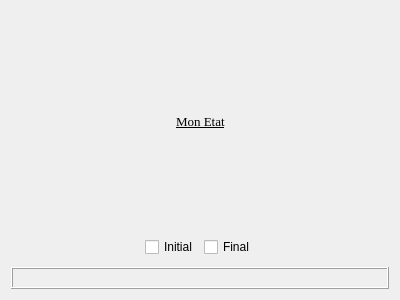
<?xml version="1.0" encoding="UTF-8"?>
<ui version="4.0">
 <class>etatRight</class>
 <widget class="QWidget" name="etatRight">
  <property name="geometry">
   <rect>
    <x>0</x>
    <y>0</y>
    <width>400</width>
    <height>300</height>
   </rect>
  </property>
  <property name="minimumSize">
   <size>
    <width>0</width>
    <height>200</height>
   </size>
  </property>
  <property name="windowTitle">
   <string>Form</string>
  </property>
  <layout class="QHBoxLayout" name="horizontalLayout">
   <item>
    <layout class="QVBoxLayout" name="verticalLayout">
     <item>
      <layout class="QHBoxLayout" name="horizontalLayout_3">
       <item>
        <spacer name="horizontalSpacer">
         <property name="orientation">
          <enum>Qt::Horizontal</enum>
         </property>
         <property name="sizeHint" stdset="0">
          <size>
           <width>40</width>
           <height>20</height>
          </size>
         </property>
        </spacer>
       </item>
       <item>
        <widget class="QLabel" name="label">
         <property name="font">
          <font>
           <family>Times New Roman</family>
           <pointsize>10</pointsize>
           <weight>50</weight>
           <italic>false</italic>
           <bold>false</bold>
           <underline>true</underline>
           <strikeout>false</strikeout>
          </font>
         </property>
         <property name="text">
          <string>Mon Etat</string>
         </property>
        </widget>
       </item>
       <item>
        <spacer name="horizontalSpacer_2">
         <property name="orientation">
          <enum>Qt::Horizontal</enum>
         </property>
         <property name="sizeHint" stdset="0">
          <size>
           <width>40</width>
           <height>20</height>
          </size>
         </property>
        </spacer>
       </item>
      </layout>
     </item>
     <item>
      <layout class="QHBoxLayout" name="horizontalLayout_2">
       <item>
        <spacer name="horizontalSpacer_3">
         <property name="orientation">
          <enum>Qt::Horizontal</enum>
         </property>
         <property name="sizeHint" stdset="0">
          <size>
           <width>40</width>
           <height>20</height>
          </size>
         </property>
        </spacer>
       </item>
       <item>
        <widget class="QCheckBox" name="checkBox_2">
         <property name="text">
          <string>Initial</string>
         </property>
        </widget>
       </item>
       <item>
        <widget class="QCheckBox" name="checkBox">
         <property name="text">
          <string>Final</string>
         </property>
        </widget>
       </item>
       <item>
        <spacer name="horizontalSpacer_4">
         <property name="orientation">
          <enum>Qt::Horizontal</enum>
         </property>
         <property name="sizeHint" stdset="0">
          <size>
           <width>40</width>
           <height>20</height>
          </size>
         </property>
        </spacer>
       </item>
      </layout>
     </item>
     <item>
      <layout class="QHBoxLayout" name="Choix">
       <property name="topMargin">
        <number>4</number>
       </property>
      </layout>
     </item>
     <item>
      <widget class="QFrame" name="frame">
       <property name="frameShape">
        <enum>QFrame::Box</enum>
       </property>
       <property name="frameShadow">
        <enum>QFrame::Raised</enum>
       </property>
       <layout class="QVBoxLayout" name="ShowChoix">
        <property name="sizeConstraint">
         <enum>QLayout::SetMinAndMaxSize</enum>
        </property>
       </layout>
      </widget>
     </item>
    </layout>
   </item>
  </layout>
 </widget>
 <resources/>
 <connections/>
</ui>
